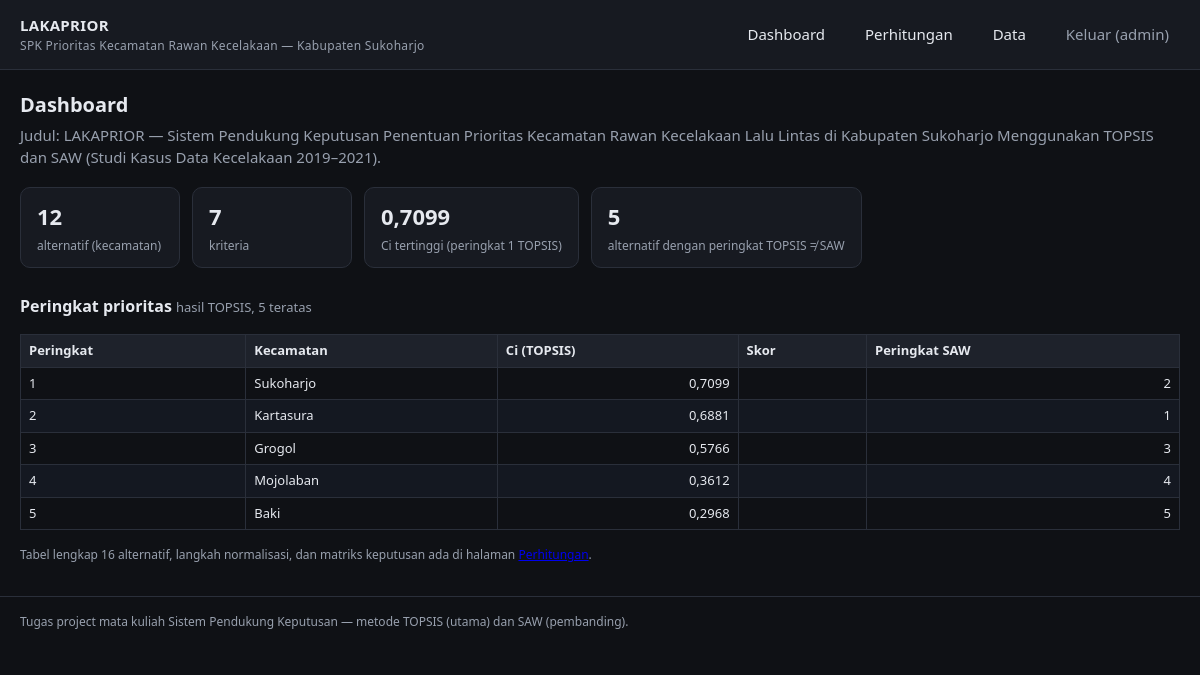
/index.php (signed in), run on the app's committed database.
### tables this page shows
CREATE TABLE kecamatan (
  id                 INT PRIMARY KEY,
  nama               VARCHAR(50) NOT NULL UNIQUE,
  luas_km2           DECIMAL(6,2) NOT NULL,
  penduduk_jiwa      INT NOT NULL,               
  kepadatan_penduduk DECIMAL(9,2) NOT NULL       
);

### src/config.php (called while the page is built, shortened)
<?php
function db(): PDO
{
    static $pdo = null;
    if ($pdo === null) {
        $pdo = new PDO(
            'mysql:host=' . DB_HOST . ';dbname=' . DB_NAME . ';charset=utf8mb4',
            DB_USER,
            DB_PASS,
            [PDO::ATTR_ERRMODE => PDO::ERRMODE_EXCEPTION, PDO::ATTR_DEFAULT_FETCH_MODE => PDO::FETCH_ASSOC]
        );
    }
    return $pdo;
}
function e(?string $s): string
{
    return htmlspecialchars((string) $s, ENT_QUOTES, 'UTF-8');
}

### src/lib/data.php (called while the page is built, shortened)
<?php
require_once dirname(__DIR__) . '/config.php';
require_once __DIR__ . '/mcdm.php';
function load_data(): array
{
    $alternatives = db()->query('SELECT * FROM kecamatan ORDER BY id')->fetchAll();
    $criteria = db()->query('SELECT * FROM kriteria ORDER BY id')->fetchAll();
    $values = [];
    foreach (db()->query('SELECT * FROM penilaian')->fetchAll() as $row) {
        $values[$row['kecamatan_id'] . '|' . $row['kriteria_id']] = $row['nilai'];
    }
    return [$alternatives, $criteria, $values];
}
function hitung(array $alternatives, array $criteria, array $values): array
{
    $matrix = build_matrix($alternatives, $criteria, $values);
    return ['matrix' => $matrix, 'topsis' => topsis($matrix, $criteria), 'saw' => saw($matrix, $criteria)];
}

### src/lib/mcdm.php (called while the page is built, shortened)
<?php
function check_criteria(array $criteria): array
{
    $total = 0.0;
    foreach ($criteria as $j => $c) {
        $total += (float) $c['bobot'];
    }
    return ['total' => $total, 'seimbang' => abs($total - 1.0) < 1e-6];
}
function check_zero_cost(array $matrix, array $criteria): void
{
    foreach ($criteria as $j => $c) {
        if ($c['tipe'] !== 'cost') {
            continue;
        }
        $min = null;
        foreach ($matrix as $row) {
            $min = $min === null ? $row[$j] : min($min, $row[$j]);
        }
    }
}
function topsis(array $matrix, array $criteria): array
{
    $valid = check_criteria($criteria);
    $weights = array_map(fn(float $w) => $w / $valid['total'], array_column($criteria, 'bobot'));
    $nAlt = count($matrix);
    $nCrit = count($criteria);
    $divisor = [];
    $r = [];
    for ($j = 0; $j < $nCrit; $j++) {
        $sum = 0.0;
        foreach ($matrix as $row) {
            $sum += $row[$j] ** 2;
        }
        $divisor[$j] = sqrt($sum);
    }
    foreach ($matrix as $i => $row) {
        foreach ($row as $j => $x) {
            $r[$i][$j] = $x / $divisor[$j];
        }
    }
    $y = [];
    foreach ($r as $i => $row) {
        foreach ($row as $j => $v) {
            $y[$i][$j] = $v * $weights[$j];
        }
    }
    $aplus = [];
    $aminus = [];
    for ($j = 0; $j < $nCrit; $j++) {
        $col = array_column($y, $j);
        $benefit = $criteria[$j]['tipe'] === 'benefit';
        $aplus[$j] = $benefit ? max($col) : min($col);
        $aminus[$j] = $benefit ? min($col) : max($col);
    }
    $dplus = [];
    $dminus = [];
    $ci = [];
    for ($i = 0; $i < $nAlt; $i++) {
        $sp = 0.0;
        $sm = 0.0;
        for ($j = 0; $j < $nCrit; $j++) {
            $sp += ($y[$i][$j] - $aplus[$j]) ** 2;
            $sm += ($y[$i][$j] - $aminus[$j]) ** 2;
        }
        $dplus[$i] = sqrt($sp);
        $dminus[$i] = sqrt($sm);
        $denom = $dplus[$i] + $dminus[$i];
        $ci[$i] = $denom < 1e-12 ? 0.0 : $dminus[$i] / $denom;
    }
    arsort($ci);
    $peringkat = peringkat($ci);
    return compact('divisor', 'r', 'y', 'aplus', 'aminus', 'dplus', 'dminus', 'ci', 'peringkat');
}
function saw(array $matrix, array $criteria): array
{
    $valid = check_criteria($criteria);
    $weights = array_map(fn(float $w) => $w / $valid['total'], array_column($criteria, 'bobot'));
    $r = [];
    foreach ($matrix as $i => $row) {
        foreach ($row as $j => $x) {
            $col = array_column($matrix, $j);
            $r[$i][$j] = $criteria[$j]['tipe'] === 'benefit'
                ? $x / max($col)
                : min($col) / $x;
        }
    }
    $v = [];
    foreach ($r as $i => $row) {
        $v[$i] = 0.0;
        foreach ($row as $j => $val) {
            $v[$i] += $val * $weights[$j];
        }
    }
    $sorted = $v;
    arsort($sorted);
    return ['r' => $r, 'v' => $v, 'peringkat' => peringkat($sorted)];
}
function peringkat(array $sortedDesc): array
{
    $out = [];
    $rank = 0;
    foreach ($sortedDesc as $i => $_) {
        $out[$i] = ++$rank;
    }
    return $out;
}
function build_matrix(array $alternatives, array $criteria, array $values): array
{
    $matrix = [];
    foreach ($alternatives as $i => $alt) {
        foreach ($criteria as $j => $crit) {
            $key = $alt['id'] . '|' . $crit['id'];
            $matrix[$i][$j] = (float) $values[$key];
        }
    }
    return $matrix;
}

### src/index.php (the view, shortened to what this page needs)
<?php
require_once __DIR__ . '/layout.php';
require_once __DIR__ . '/lib/data.php';
$alternatives = $criteria = $values = $hasil = null;
$masalah = [];
try {
    [$alternatives, $criteria, $values] = load_data();
    $hasil = hitung($alternatives, $criteria, $values);
} catch (Throwable $ex) {
    $masalah[] = $ex->getMessage();
}
?>
<h1>Dashboard</h1>
<p class="lead">Judul: LAKAPRIOR — Sistem Pendukung Keputusan Penentuan Prioritas Kecamatan Rawan Kecelakaan Lalu Lintas di Kabupaten Sukoharjo Menggunakan TOPSIS dan SAW (Studi Kasus Data Kecelakaan 2019–2021).</p>
<?php if ($hasil !== null): ?>
<div class="cards">
  <div class="card"><b><?= count($alternatives) ?></b><span>alternatif (kecamatan)</span></div>
  <div class="card"><b><?= count($criteria) ?></b><span>kriteria</span></div>
  <div class="card"><b><?= num($hasil['topsis']['ci'][array_key_first($hasil['topsis']['peringkat'])], 4) ?></b><span>Ci tertinggi (peringkat 1 TOPSIS)</span></div>
  <div class="card"><b><?= count(array_filter($hasil['topsis']['peringkat'], fn(int $r) => $r !== $hasil['saw']['peringkat'][array_search($r, $hasil['topsis']['peringkat'], true)])) === 0 ? '0' : count(array_filter(array_keys($hasil['topsis']['peringkat']), fn(int $i) => $hasil['topsis']['peringkat'][$i] !== $hasil['saw']['peringkat'][$i])) ?></b><span>alternatif dengan peringkat TOPSIS ≠ SAW</span></div>
</div>
<h2>Peringkat prioritas <span class="sub">hasil TOPSIS, 5 teratas</span></h2>
<div class="scroll">
<table>
  <thead>
    <tr><th>Peringkat</th><th class="l">Kecamatan</th><th>Ci (TOPSIS)</th><th class="l">Skor</th><th>Peringkat SAW</th></tr>
  </thead>
  <tbody>
  <?php foreach ($hasil['topsis']['peringkat'] as $i => $rank): ?>
    <?php if ($rank > 5) { continue; } $ciMax = max($hasil['topsis']['ci']); ?>
    <tr>
      <td><?= $rank ?></td>
      <td class="l"><?= e($alternatives[$i]['nama']) ?></td>
      <td><?= num($hasil['topsis']['ci'][$i], 4) ?></td>
      <td class="l"><span class="bar"><i style="width:<?= num($hasil['topsis']['ci'][$i] / $ciMax * 100, 1) ?>%"></i></span></td>
      <td><?= $hasil['saw']['peringkat'][$i] ?></td>
    </tr>
  <?php endforeach; ?>
  </tbody>
</table>
</div>
<p class="hint">Tabel lengkap 16 alternatif, langkah normalisasi, dan matriks keputusan ada di halaman <a href="hitung.php">Perhitungan</a>.</p>
<?php else: ?>
  <p class="lead">Data belum bisa dihitung. Periksa pesan di atas, atau import <code>db/schema.sql</code> dan <code>db/seed.sql</code> lewat phpMyAdmin.</p>
<?php endif; ?>

### src/style.css (style rules this page uses)
:root { --bg: #0f1115; --panel: #171a21; --line: #2a2f3a; --text: #e6e9ef; --muted: #98a0ae; --accent: #4da3ff; --warn: #ffb454; --err: #ff6b6b; --ok: #57d38c; }
* { box-sizing: border-box; }
body { margin: 0; background: var(--bg); color: var(--text); font: 15px/1.5 system-ui, "Segoe UI", Roboto, sans-serif; }
h1 { font-size: 20px; margin: 0 0 4px; }
h2 { font-size: 16px; margin: 26px 0 8px; }
h2 .sub { font-weight: 400; color: var(--muted); font-size: 13px; }
p.lead { color: var(--muted); margin: 0 0 18px; }
.cards { display: flex; flex-wrap: wrap; gap: 12px; margin: 14px 0 6px; }
.card { background: var(--panel); border: 1px solid var(--line); border-radius: 10px; padding: 12px 16px; min-width: 160px; }
.card b { display: block; font-size: 22px; }
.card span { color: var(--muted); font-size: 12px; }
table { border-collapse: collapse; width: 100%; margin: 8px 0 4px; font-size: 13px; }
th, td { border: 1px solid var(--line); padding: 6px 8px; text-align: right; }
th, td:first-child, td.l { text-align: left; }
thead th { background: #1e222b; font-weight: 600; }
tbody tr:nth-child(even) { background: #141821; }
.scroll { overflow-x: auto; }
.hint { color: var(--muted); font-size: 12px; }

### data on the page
kecamatan: nama "Sukoharjo"
kecamatan: nama "Kartasura"
kecamatan: nama "Grogol"
kecamatan: nama "Mojolaban"
kecamatan: nama "Baki"

### other printed values
$u['username'] "admin"
count($alternatives) "12"
count($criteria) "7"
$rank "1"
num($hasil['topsis']['ci'][$i], 4) "0,7099"
$hasil['saw']['peringkat'][$i] "2"
$rank "2"
num($hasil['topsis']['ci'][$i], 4) "0,6881"
$hasil['saw']['peringkat'][$i] "1"
$rank "3"
num($hasil['topsis']['ci'][$i], 4) "0,5766"
$hasil['saw']['peringkat'][$i] "3"
$rank "4"
num($hasil['topsis']['ci'][$i], 4) "0,3612"
$hasil['saw']['peringkat'][$i] "4"
